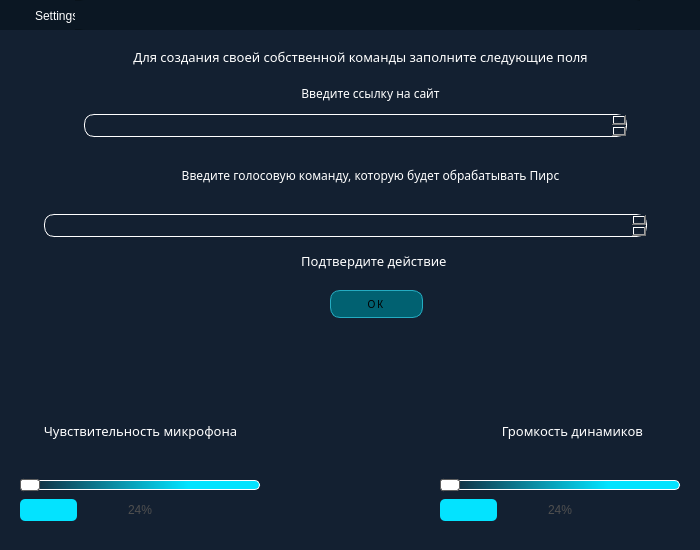
<?xml version="1.0" encoding="UTF-8"?>
<ui version="4.0">
 <class>Settings</class>
 <widget class="QDialog" name="Settings">
  <property name="geometry">
   <rect>
    <x>0</x>
    <y>0</y>
    <width>700</width>
    <height>550</height>
   </rect>
  </property>
  <property name="minimumSize">
   <size>
    <width>700</width>
    <height>550</height>
   </size>
  </property>
  <property name="maximumSize">
   <size>
    <width>700</width>
    <height>550</height>
   </size>
  </property>
  <property name="windowTitle">
   <string>Settings</string>
  </property>
  <property name="styleSheet">
   <string notr="true">* {
background-color: rgb(19, 32, 49);
}

QPushButton {
  text-decoration: none;
  text-transform: uppercase;
  letter-spacing: 2px;
  color: black;
  background: rgba(1, 97, 113);
  font-size: 10px;
  text-align: center;
  border-radius: 10px;
  border: 1px solid rgb(36, 172, 194);
 }

QPushButton:hover {
    background-color: rgb(36, 172, 194);
  }

QLabel {
	color: white;
}

QProgressBar{
border-radius: 5px;
text-align:center;
color: #4f4f4f;
}

QProgressBar::chunk{
border-radius: 5px;
background-color: rgb(3, 227, 255);
}

QTextEdit{
border:1px solid white;
border-radius: 10px;
margin:4px;
color:white;
}

QTextEdit:focus{
border: 1px solid  rgb(36, 172, 194);
}

QSlider::groove{
    border: 1px solid white;
	border-radius: 5px;
    height: 8px; 
    background: qlineargradient(x1:0, y1:0, x2:0.7, y2:0, stop:0  rgb(19, 32, 49), stop:1  rgb(3, 227, 255));
    margin: 2px 1px;
}

QSlider::handle{
    background:white;
    border: 1px solid #5c5c5c;
    width: 18px;
    margin: -2px; 
    border-radius: 3px;
}
</string>
  </property>
  <widget class="QWidget" name="verticalLayoutWidget">
   <property name="geometry">
    <rect>
     <x>20</x>
     <y>390</y>
     <width>241</width>
     <height>131</height>
    </rect>
   </property>
   <layout class="QVBoxLayout" name="verticalLayout">
    <item>
     <widget class="QLabel" name="label_3">
      <property name="font">
       <font>
        <family>Yu Gothic UI Semilight</family>
        <pointsize>10</pointsize>
       </font>
      </property>
      <property name="text">
       <string>Чувствительность микрофона</string>
      </property>
      <property name="alignment">
       <set>Qt::AlignCenter</set>
      </property>
     </widget>
    </item>
    <item>
     <widget class="QSlider" name="micro">
      <property name="orientation">
       <enum>Qt::Horizontal</enum>
      </property>
     </widget>
    </item>
    <item>
     <widget class="QProgressBar" name="progressBar">
      <property name="value">
       <number>24</number>
      </property>
     </widget>
    </item>
   </layout>
  </widget>
  <widget class="QWidget" name="verticalLayoutWidget_2">
   <property name="geometry">
    <rect>
     <x>440</x>
     <y>390</y>
     <width>241</width>
     <height>131</height>
    </rect>
   </property>
   <layout class="QVBoxLayout" name="verticalLayout_2">
    <item>
     <widget class="QLabel" name="label_4">
      <property name="font">
       <font>
        <family>Yu Gothic UI Semilight</family>
        <pointsize>10</pointsize>
       </font>
      </property>
      <property name="text">
       <string>       Громкость динамиков</string>
      </property>
      <property name="alignment">
       <set>Qt::AlignCenter</set>
      </property>
     </widget>
    </item>
    <item>
     <widget class="QSlider" name="speaker">
      <property name="orientation">
       <enum>Qt::Horizontal</enum>
      </property>
     </widget>
    </item>
    <item>
     <widget class="QProgressBar" name="progressBar_2">
      <property name="value">
       <number>24</number>
      </property>
     </widget>
    </item>
   </layout>
  </widget>
  <widget class="QLabel" name="label_2">
   <property name="geometry">
    <rect>
     <x>290</x>
     <y>85</y>
     <width>161</width>
     <height>16</height>
    </rect>
   </property>
   <property name="font">
    <font>
     <family>Yu Gothic UI Semilight</family>
     <pointsize>9</pointsize>
    </font>
   </property>
   <property name="text">
    <string>Введите ссылку на сайт</string>
   </property>
   <property name="alignment">
    <set>Qt::AlignCenter</set>
   </property>
  </widget>
  <widget class="QTextEdit" name="textEdit_2">
   <property name="geometry">
    <rect>
     <x>80</x>
     <y>110</y>
     <width>551</width>
     <height>31</height>
    </rect>
   </property>
   <property name="font">
    <font>
     <family>Yu Gothic UI Semilight</family>
    </font>
   </property>
  </widget>
  <widget class="QLabel" name="label_6">
   <property name="geometry">
    <rect>
     <x>280</x>
     <y>250</y>
     <width>191</width>
     <height>21</height>
    </rect>
   </property>
   <property name="font">
    <font>
     <family>Yu Gothic UI Semilight</family>
     <pointsize>10</pointsize>
    </font>
   </property>
   <property name="text">
    <string>Подтвердите действие </string>
   </property>
   <property name="alignment">
    <set>Qt::AlignCenter</set>
   </property>
  </widget>
  <widget class="QPushButton" name="ok">
   <property name="geometry">
    <rect>
     <x>330</x>
     <y>290</y>
     <width>93</width>
     <height>28</height>
    </rect>
   </property>
   <property name="styleSheet">
    <string notr="true"/>
   </property>
   <property name="text">
    <string>ОК</string>
   </property>
  </widget>
  <widget class="QLabel" name="label">
   <property name="geometry">
    <rect>
     <x>80</x>
     <y>45</y>
     <width>561</width>
     <height>23</height>
    </rect>
   </property>
   <property name="font">
    <font>
     <family>Yu Gothic UI Semilight</family>
     <pointsize>10</pointsize>
    </font>
   </property>
   <property name="text">
    <string>Для создания своей собственной команды заполните следующие поля</string>
   </property>
   <property name="alignment">
    <set>Qt::AlignCenter</set>
   </property>
  </widget>
  <widget class="QTextEdit" name="textEdit">
   <property name="geometry">
    <rect>
     <x>40</x>
     <y>210</y>
     <width>611</width>
     <height>31</height>
    </rect>
   </property>
   <property name="font">
    <font>
     <family>Yu Gothic UI Semilight</family>
    </font>
   </property>
  </widget>
  <widget class="QLabel" name="label_5">
   <property name="geometry">
    <rect>
     <x>150</x>
     <y>150</y>
     <width>441</width>
     <height>51</height>
    </rect>
   </property>
   <property name="font">
    <font>
     <family>Yu Gothic UI Semilight</family>
     <pointsize>9</pointsize>
    </font>
   </property>
   <property name="layoutDirection">
    <enum>Qt::LeftToRight</enum>
   </property>
   <property name="text">
    <string>Введите голосовую команду, которую будет обрабатывать Пирс</string>
   </property>
   <property name="alignment">
    <set>Qt::AlignCenter</set>
   </property>
  </widget>
  <widget class="QFrame" name="title">
   <property name="geometry">
    <rect>
     <x>0</x>
     <y>0</y>
     <width>700</width>
     <height>30</height>
    </rect>
   </property>
   <property name="sizePolicy">
    <sizepolicy hsizetype="Fixed" vsizetype="Fixed">
     <horstretch>0</horstretch>
     <verstretch>0</verstretch>
    </sizepolicy>
   </property>
   <property name="styleSheet">
    <string notr="true">* {
background-color: rgb(11, 23, 35);
}

QLabel {
color: white;
}

QPushButton{
border: 0px;
}

</string>
   </property>
   <property name="frameShape">
    <enum>QFrame::StyledPanel</enum>
   </property>
   <property name="frameShadow">
    <enum>QFrame::Raised</enum>
   </property>
   <widget class="QWidget" name="horizontalLayoutWidget">
    <property name="geometry">
     <rect>
      <x>640</x>
      <y>0</y>
      <width>61</width>
      <height>31</height>
     </rect>
    </property>
    <layout class="QHBoxLayout" name="controlButtons" stretch="0,0">
     <property name="spacing">
      <number>0</number>
     </property>
     <item>
      <widget class="QPushButton" name="Roll_up">
       <property name="styleSheet">
        <string notr="true"/>
       </property>
       <property name="text">
        <string/>
       </property>
       <property name="icon">
        <iconset>
         <normaloff>icons/commandButton2.ico</normaloff>icons/commandButton2.ico</iconset>
       </property>
      </widget>
     </item>
     <item>
      <widget class="QPushButton" name="Exit">
       <property name="styleSheet">
        <string notr="true"/>
       </property>
       <property name="text">
        <string/>
       </property>
       <property name="icon">
        <iconset>
         <normaloff>icons/controlButton.ico</normaloff>icons/controlButton.ico</iconset>
       </property>
       <property name="iconSize">
        <size>
         <width>31</width>
         <height>16</height>
        </size>
       </property>
      </widget>
     </item>
    </layout>
   </widget>
   <widget class="QWidget" name="horizontalLayoutWidget_2">
    <property name="geometry">
     <rect>
      <x>0</x>
      <y>0</y>
      <width>75</width>
      <height>31</height>
     </rect>
    </property>
    <layout class="QHBoxLayout" name="logo">
     <property name="spacing">
      <number>0</number>
     </property>
     <item>
      <widget class="QPushButton" name="logo_ico">
       <property name="text">
        <string/>
       </property>
       <property name="icon">
        <iconset>
         <normaloff>icons/Settings.ico</normaloff>icons/Settings.ico</iconset>
       </property>
       <property name="iconSize">
        <size>
         <width>30</width>
         <height>16</height>
        </size>
       </property>
      </widget>
     </item>
     <item>
      <widget class="QLabel" name="logo_name">
       <property name="text">
        <string>Settings</string>
       </property>
      </widget>
     </item>
    </layout>
   </widget>
   <widget class="QPushButton" name="titleBtn">
    <property name="geometry">
     <rect>
      <x>75</x>
      <y>0</y>
      <width>570</width>
      <height>30</height>
     </rect>
    </property>
    <property name="text">
     <string/>
    </property>
   </widget>
  </widget>
 </widget>
 <resources/>
 <connections/>
</ui>
